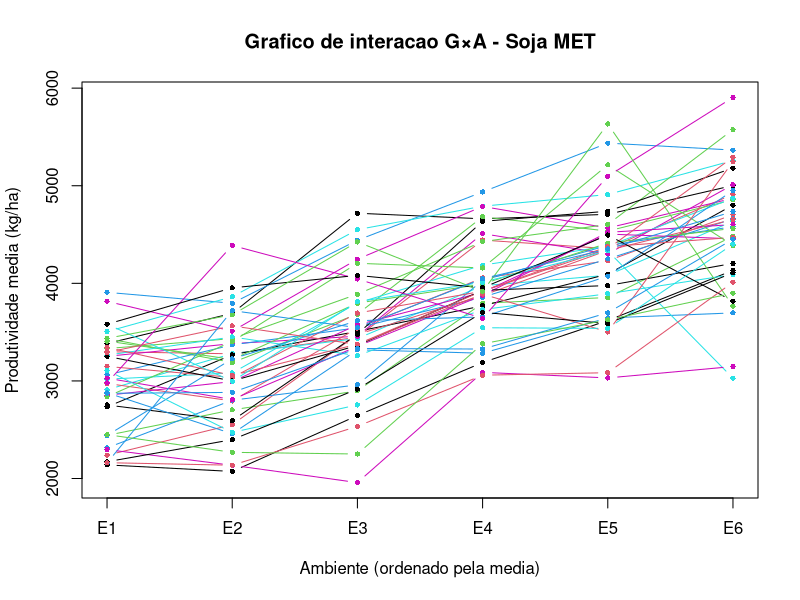

Recreate this plot in R.
# =============================================================================
# GMP0164 - Biometria da Interacao Genotipos x Ambientes
# Aula 2: ANOVA Conjunta e Componentes de Variancia em G×A
# Dados: soy_MET.txt - 40 genotipos x 6 ambientes x 3 blocos (DBC)
# Prof. Dr. Rafael Tassinari Resende
#
# Modelo assumido (Cruz, Regazzi e Carneiro, 2012 - caso c):
#   Ambientes (A)                          : FIXO
#   Genotipos (G), G×A, Blocos e Erro      : ALEATORIOS
#
# E(QM) sob esse modelo:
#   E(QM_Erro)   = s2
#   E(QM_GxA)    = s2 + K*l*s2_ga     onde l = J/(J-1)
#   E(QM_G)      = s2 + J*K*s2_g      [s2_ga NAO aparece aqui]
#   E(QM_B(A))   = s2 + I*s2_ba
#   E(QM_A)      = s2 + K*l*s2_ga + I*s2_ba + I*K*phi_a
#
# Testes F corretos:
#   F(G)   = QM_G   / QM_E      [denominador = QM_E, nao QM_GxA]
#   F(GxA) = QM_GxA / QM_E
#   F(A)   = QM_A   / QM_B(A)
# =============================================================================

dat <- read.table("soy_MET.txt", header = TRUE, sep = "\t") #mude o seu diretorio aqui.
dat$gen   <- factor(dat$gen)
dat$env   <- factor(dat$env)
dat$block <- factor(dat$block)

str(dat)
summary(dat)

# =============================================================================
# 1. TABELA DE MEDIAS E GRAFICO DE INTERACAO
# =============================================================================

# Matriz de medias genotipo x ambiente (media sobre os K blocos)
means_ge <- tapply(dat$y, list(dat$gen, dat$env), mean)

# Medias marginais por ambiente (ordenadas crescentemente)
cat("Medias por ambiente (kg/ha):\n")
print(round(sort(colMeans(means_ge)), 1))

# Top 10 genotipos pela media geral sobre todos os ambientes
cat("\nTop 10 genotipos pela media geral (kg/ha):\n")
geno_means <- sort(rowMeans(means_ge), decreasing = TRUE)
print(round(head(geno_means, 10), 1))

# Grafico de interacao: cada linha = um genotipo
# Ambientes ordenados pela media para facilitar leitura visual
# Linhas paralelas  -> interacao simples  (magnitude muda, ranking preservado)
# Cruzamento        -> interacao complexa (mudanca de ranking entre ambientes)
env_order <- order(colMeans(means_ge))

matplot(
  x    = seq_len(ncol(means_ge)),
  y    = t(means_ge[, env_order]),
  type = "b", pch = 16, lty = 1, cex = 0.7,
  xaxt = "n",
  xlab = "Ambiente (ordenado pela media)",
  ylab = "Produtividade media (kg/ha)",
  main = "Grafico de interacao G×A - Soja MET"
)
axis(1, at = seq_len(ncol(means_ge)),
     labels = colnames(means_ge)[env_order])

# =============================================================================
# 2. ANOVA CONJUNTA (DBC, ambientes fixos)
# =============================================================================

# O aov() calcula SQ corretamente para dados balanceados.
# Porem, seus testes F internos assumem modelo fixo.
# Os testes F corretos para o modelo misto (A fixo) sao calculados manualmente.

fit <- aov(y ~ env + env:block + gen + gen:env, data = dat)
tab <- anova(fit)

# Dimensoes do experimento
I <- nlevels(dat$gen)    # numero de genotipos
J <- nlevels(dat$env)    # numero de ambientes
K <- nlevels(dat$block)  # numero de blocos por ambiente
l <- J / (J - 1)         # coeficiente lambda (Cruz et al., 2012)

cat("\nGraus de liberdade:\n")
cat("  Ambiente       :", J - 1, "\n")
cat("  Bloco(Ambiente):", J * (K - 1), "\n")
cat("  Genotipo       :", I - 1, "\n")
cat("  G×A            :", (I - 1) * (J - 1), "\n")
cat("  Erro           :", J * (I - 1) * (K - 1), "\n")
cat("  Total          :", I * J * K - 1, "\n")

# Extrair quadrados medios
MS     <- setNames(tab[, "Mean Sq"], rownames(tab))
QM_E   <- as.numeric(MS["Residuals"])
QM_GxA <- as.numeric(MS["env:gen"])
QM_G   <- as.numeric(MS["gen"])
QM_BA  <- as.numeric(MS["env:block"])
QM_A   <- as.numeric(MS["env"])

# Graus de liberdade para os testes F
df_G   <- I - 1
df_GxA <- (I - 1) * (J - 1)
df_E   <- J * (I - 1) * (K - 1)
df_BA  <- J * (K - 1)
df_A   <- J - 1

# Estatisticas F e p-valores
F_G   <- QM_G   / QM_E
F_GxA <- QM_GxA / QM_E
F_A   <- QM_A   / QM_BA

p_G   <- pf(F_G,   df_G,   df_E,  lower.tail = FALSE)
p_GxA <- pf(F_GxA, df_GxA, df_E,  lower.tail = FALSE)
p_A   <- pf(F_A,   df_A,   df_BA, lower.tail = FALSE)

# Funcao auxiliar para formatar p-valores
fmt_p <- function(p) ifelse(p < 0.0001, "< 0.0001", sprintf("%.4f", p))

cat("\n--- ANOVA conjunta (modelo misto: A fixo) ---\n")
cat(sprintf("  %-15s | %4s | %12s | %8s | %s\n",
            "Fonte", "GL", "QM", "F", "p"))
cat(sprintf("  %-15s | %4d | %12.1f | %8.3f | %s\n",
            "Ambiente",  df_A,   QM_A,   F_A,   fmt_p(p_A)))
cat(sprintf("  %-15s | %4d | %12.1f | %8s | %s\n",
            "Bloco(Amb)", df_BA, QM_BA,  "---", "---"))
cat(sprintf("  %-15s | %4d | %12.1f | %8.3f | %s\n",
            "Genotipo",  df_G,   QM_G,   F_G,   fmt_p(p_G)))
cat(sprintf("  %-15s | %4d | %12.1f | %8.3f | %s\n",
            "G×A",       df_GxA, QM_GxA, F_GxA, fmt_p(p_GxA)))
cat(sprintf("  %-15s | %4d | %12.1f | %8s | %s\n",
            "Erro",      df_E,   QM_E,   "---", "---"))

# =============================================================================
# 3. COMPONENTES DE VARIANCIA (modelo misto, A fixo)
#    Metodo dos momentos - Cruz, Regazzi e Carneiro (2012), caso c
# =============================================================================

# Estimadores:
#   s2    = QM_E
#   s2_ga = (QM_GxA - QM_E) * (J-1) / (K*J)    [denominador = K*l = K*J/(J-1)]
#   s2_g  = (QM_G   - QM_E) / (J*K)             [sem s2_ga no numerador]
#   s2_ba = (QM_BA  - QM_E) / I

s2    <- QM_E
s2_ga <- (QM_GxA - QM_E) * (J - 1) / (K * J)
s2_g  <- (QM_G   - QM_E) / (J * K)
s2_ba <- (QM_BA  - QM_E) / I

vc <- c(s2_g = s2_g, s2_ga = s2_ga, s2_ba = s2_ba, s2 = s2)

cat("\nComponentes de variancia (metodo dos momentos, A fixo):\n")
print(round(vc, 1))

# Proporcoes relativas
# Valores negativos (possivel em amostras finitas) sao truncados em zero
# apenas para o calculo das proporcoes; os valores brutos sao mantidos acima.
vc_pos <- pmax(vc, 0)
sP2    <- sum(vc_pos)

cat("\nProporcao relativa (%):\n")
print(round(100 * vc_pos / sP2, 1))

# Comparacao didatica: efeito do modelo sobre s2_ga
# Sob ambientes fixos, denominador = K*l > K => s2_ga estimada e MENOR
# pois parte da variacao de G×A e absorvida pelos efeitos fixos de ambiente
cat(sprintf(
  "\nComparacao s2_ga: A fixo = %.1f | A aleatorio = %.1f\n",
  (QM_GxA - QM_E) * (J - 1) / (K * J),   # modelo misto (correto aqui)
  (QM_GxA - QM_E) / K                      # modelo totalmente aleatorio
))

# =============================================================================
# 4. CORRELACAO GENETICA HOMOGENEA ENTRE AMBIENTES
# =============================================================================

# Sob o modelo aleatorio independente:
#   u_ij = g_i + (ga)_ij  (valor genetico especifico do ambiente j)
#   Var(u_ij)          = s2_g + s2_ga
#   Cov(u_ij, u_ij')   = s2_g        (j != j')
#
# => rg = s2_g / (s2_g + s2_ga)
#
# rg -> 1: ranking estavel entre ambientes -> adaptacao ampla viavel
# rg -> 0: ranking instavel               -> recomendacao regionalizada necessaria

rg <- vc_pos["s2_g"] / (vc_pos["s2_g"] + vc_pos["s2_ga"])

cat("\nCorrelacao genetica homogenea entre ambientes (rg):", round(rg, 3), "\n")
cat("Razao s2_ga / s2_g (indice de complexidade G×A)  :",
    round(vc_pos["s2_ga"] / vc_pos["s2_g"], 3), "\n")

# =============================================================================
# 5. CORRELACOES PAR A PAR ENTRE AMBIENTES
# =============================================================================

# r_jj' = correlacao de Pearson entre medias dos genotipos em j e j'
# Essa correlacao e usada diretamente na decomposicao S + C (Secao 6)
# e permite identificar pares de ambientes concordantes ou discordantes
# quanto ao ranking de genotipos.

r_pairwise <- cor(means_ge, method = "pearson")

cat("\nMatriz de correlacoes de Pearson entre ambientes:\n")
print(round(r_pairwise, 3))

# =============================================================================
# 6. DECOMPOSICAO DA G×A EM PARTES SIMPLES (S) E COMPLEXA (C)
#    Robertson (1959); Cruz e Castoldi (1991)
#
# Para cada par de ambientes (j, j'):
#   QMGxA_jj' = S + C
#   S  = (1/2) * (sqrt(Q1) - sqrt(Q2))^2
#   C  = sqrt[(1 - r)^3 * Q1 * Q2]       <- Cruz e Castoldi (1991)
#
# onde:
#   Q_j = QM entre genotipos na ANOVA individual do ambiente j
#   r   = correlacao de Pearson entre medias dos genotipos em j e j'
#
# S reflete diferenca de magnitude (ranking preservado)
# C reflete mudanca de ranking (%C > 100% indica r < 0)
# =============================================================================

# 6a. QM entre genotipos por ambiente (ANOVA individual)
Q      <- numeric(J)
names(Q) <- colnames(means_ge)

for (j in colnames(means_ge)) {
  dj    <- dat[dat$env == j, ]
  fit_j <- aov(y ~ block + gen, data = dj)
  Q[j]  <- anova(fit_j)["gen", "Mean Sq"]
}

cat("\nQM entre genotipos por ambiente (Q_j):\n")
print(round(Q, 1))

# 6b. Matrizes S, C e %C para todos os pares de ambientes
envs      <- colnames(means_ge)
mat_S     <- matrix(NA, J, J, dimnames = list(envs, envs))
mat_C     <- matrix(NA, J, J, dimnames = list(envs, envs))
mat_pC    <- matrix(NA, J, J, dimnames = list(envs, envs))
mat_QMGxA <- matrix(NA, J, J, dimnames = list(envs, envs))

for (j1 in 1:(J - 1)) {
  for (j2 in (j1 + 1):J) {
    e1 <- envs[j1];  e2 <- envs[j2]
    Q1 <- Q[e1];     Q2 <- Q[e2]
    r  <- r_pairwise[e1, e2]

    S         <- 0.5 * (sqrt(Q1) - sqrt(Q2))^2
    C         <- sqrt((1 - r)^3 * Q1 * Q2)
    QMGxA_par <- S + C

    mat_S[e1, e2]     <- S
    mat_C[e1, e2]     <- C
    mat_pC[e1, e2]    <- 100 * C / QMGxA_par
    mat_QMGxA[e1, e2] <- QMGxA_par
  }
}

cat("\nQM da G×A por par de ambientes (S + C):\n")
print(round(mat_QMGxA, 1))

cat("\nParte simples (S):\n")
print(round(mat_S, 1))

cat("\nParte complexa (C) - Cruz e Castoldi (1991):\n")
print(round(mat_C, 1))

cat("\n%C (proporcao complexa):\n")
print(round(mat_pC, 1))
cat("Nota: %C > 100% indica correlacao negativa entre os dois ambientes.\n")

# =============================================================================
# 7. ESTRATIFICACAO DE AMBIENTES - TESTES F PAR A PAR
#
# Para cada par (j, j'), testa se a G×A entre esses dois ambientes
# e significativa (Cruz et al., 2012):
#
#   theta_jj' = (1/2)*[sum_i(yb_ij - yb_ij')^2 - (T_j - T_j')^2 / I]
#   F_jj'     = [theta_jj' / (I-1)] / (QM_E / K)
#   GL        = (I-1) e J*(I-1)*(K-1)
#
# Pares nao significativos -> G×A nao detectada -> candidatos ao mesmo
# grupo de recomendacao (estratificacao ambiental; detalhado na Aula 12).
# =============================================================================

mat_F <- matrix(NA, J, J, dimnames = list(envs, envs))
mat_p <- matrix(NA, J, J, dimnames = list(envs, envs))

for (j1 in 1:(J - 1)) {
  for (j2 in (j1 + 1):J) {
    e1 <- envs[j1];  e2 <- envs[j2]
    y1 <- means_ge[, e1]
    y2 <- means_ge[, e2]
    T1 <- sum(y1);   T2 <- sum(y2)

    theta  <- 0.5 * (sum((y1 - y2)^2) - (T1 - T2)^2 / I)
    QM_par <- theta / (I - 1)
    F_par  <- QM_par / (QM_E / K)
    p_par  <- pf(F_par, I - 1, df_E, lower.tail = FALSE)

    mat_F[e1, e2] <- F_par
    mat_p[e1, e2] <- p_par
  }
}

cat("\nTeste F par a par entre ambientes:\n")
print(round(mat_F, 3))

cat("\nValores-p (teste F par a par):\n")
# Formatar p-valores: exibir "< 0.0001" quando muito pequeno
mat_p_fmt <- matrix(
  ifelse(is.na(mat_p), "---",
         ifelse(mat_p < 0.0001, "< 0.0001", sprintf("%.4f", mat_p))),
  nrow = J, dimnames = list(envs, envs)
)
print(mat_p_fmt, quote = FALSE)

cat("\nPares com G×A nao significativa (p > 0.05):\n")
nenhum <- TRUE
for (j1 in 1:(J - 1)) {
  for (j2 in (j1 + 1):J) {
    e1 <- envs[j1];  e2 <- envs[j2]
    if (!is.na(mat_p[e1, e2]) && mat_p[e1, e2] > 0.05) {
      cat(sprintf("  %s x %s : F = %.3f, p = %s\n",
                  e1, e2, mat_F[e1, e2], fmt_p(mat_p[e1, e2])))
      nenhum <- FALSE
    }
  }
}
if (nenhum) cat("  Nenhum par nao significativo encontrado (p > 0.05).\n")

# =============================================================================
# 8. HERDABILIDADE E IMPLICACOES NOS GANHOS DE SELECAO
#
# Herdabilidade para a media na rede MET (J ambientes, K blocos):
#   h2_MET = s2_g / (s2_g + s2_ga/J + s2/(J*K))
#
# Herdabilidade para a media em ambiente unico j (K blocos):
#   h2_j = (s2_g + s2_ga) / (s2_g + s2_ga + s2/K)
#
# ATENCAO: h2_MET e h2_j medem coisas distintas.
#   h2_MET mede a precisao da media sobre a rede -> base para DG_MET
#   h2_j   mede a precisao no ambiente j         -> base para DG_j e RC
#
# Ganho de selecao direto na rede (ganho genetico geral):
#   DG_MET = i * h_MET * sqrt(s2_g)         [unidade: kg/ha]
#
# Ganho de selecao em ambiente unico j (ganho no proprio ambiente):
#   DG_j   = i * h_j * sqrt(s2_g + s2_ga)   [unidade: kg/ha]
#
# DG_MET e DG_j NAO sao diretamente comparaveis:
#   DG_MET = ganho esperado em s2_g (parte estavel entre ambientes)
#   DG_j   = ganho esperado em s2_g + s2_ga (inclui parte especifica do ambiente)
#   DG_j > DG_MET nao significa que selecionar em 1 ambiente e melhor;
#   significa que o ganho e maior naquele ambiente especifico, mas pode
#   nao se repetir em outros ambientes.
#
# Resposta correlacionada (selecao em j, ganho esperado em j'):
#   RC(j'|j) = i * rg * h_j * sqrt(s2_g + s2_ga)
#
# Eficiencia relativa da selecao indireta vs. direta em j'
# (assumindo ambientes com mesma precisao, h_j = h_j'):
#   ER(j->j') = rg
#   ER < 1 sempre que rg < 1: selecionar em 1 ambiente e menos eficiente
#   para ganho em outro ambiente do que selecionar diretamente nele.
# =============================================================================

s2_g_pos  <- vc_pos["s2_g"]
s2_ga_pos <- vc_pos["s2_ga"]
s2_pos    <- vc_pos["s2"]

# Herdabilidades
h2_MET <- s2_g_pos / (s2_g_pos + s2_ga_pos / J + s2_pos / (J * K))
h2_j   <- (s2_g_pos + s2_ga_pos) / (s2_g_pos + s2_ga_pos + s2_pos / K)
h_MET  <- sqrt(h2_MET)
h_j    <- sqrt(h2_j)

cat("\n--- Herdabilidade ---\n")
cat(sprintf("  h2 na rede MET (J=%d ambientes, K=%d blocos) : %.3f\n", J, K, h2_MET))
cat(sprintf("  h2 em ambiente unico (K=%d blocos)           : %.3f\n", K, h2_j))
cat("  Nota: h2_MET e h2_j medem precisoes distintas (ver comentario acima).\n")

# Ganhos de selecao (i = 1 unidade padrao, para fins didaticos)
i_sel  <- 1
DG_MET <- i_sel * h_MET * sqrt(s2_g_pos)
DG_j   <- i_sel * h_j   * sqrt(s2_g_pos + s2_ga_pos)

cat("\n--- Ganho de selecao (i = 1 unidade padrao) ---\n")
cat(sprintf("  DG_MET: ganho genetico geral (rede)     = %.1f kg/ha\n", DG_MET))
cat(sprintf("  DG_j  : ganho no ambiente j             = %.1f kg/ha\n", DG_j))
cat("  DG_j > DG_MET reflete a inclusao de s2_ga em DG_j,\n")
cat("  nao que selecionar em 1 ambiente seja mais eficiente para a rede.\n")

# Resposta correlacionada
RC <- i_sel * rg * h_j * sqrt(s2_g_pos + s2_ga_pos)

cat("\n--- Resposta correlacionada (selecao em j, ganho em j') ---\n")
cat(sprintf("  RC(j'|j) = rg * h_j * sqrt(s2_g + s2_ga) = %.1f kg/ha\n", RC))

# Eficiencia relativa (h_j = h_j' assumido)
ER <- as.numeric(rg)
cat(sprintf("  ER(j->j') = rg = %.3f\n", ER))
cat(sprintf("  Interpretacao: para cada 1 kg/ha de ganho direto em j',\n"))
cat(sprintf("  a selecao indireta via j rende apenas %.3f kg/ha.\n", ER))
cat("  Quanto menor rg, menos eficiente e a selecao em ambiente unico\n")
cat("  para ganhos consistentes em toda a rede.\n")

# =============================================================================
# 9. RESUMO FINAL
# =============================================================================

cat("\n=============================================================\n")
cat("RESUMO FINAL\n")
cat("=============================================================\n")
cat(sprintf("Genotipos (I): %d | Ambientes (J): %d | Blocos (K): %d\n", I, J, K))
cat(sprintf("Teste F para G×A : F = %.2f, p = %s\n", F_GxA, fmt_p(p_GxA)))
cat(sprintf("Teste F para G   : F = %.2f, p = %s\n", F_G,   fmt_p(p_G)))
cat(sprintf("Componentes      : s2_g = %.1f | s2_ga = %.1f | s2 = %.1f\n",
            vc["s2_g"], vc["s2_ga"], vc["s2"]))
cat(sprintf("Correlacao genetica homogenea : rg     = %.3f\n", rg))
cat(sprintf("Herdabilidade na rede         : h2_MET = %.3f\n", h2_MET))
cat(sprintf("Herdabilidade por ambiente    : h2_j   = %.3f\n", h2_j))
cat(sprintf("Ganho genetico geral (i=1)    : DG_MET = %.1f kg/ha\n", DG_MET))
cat(sprintf("Resposta correlacionada (i=1) : RC     = %.1f kg/ha\n", RC))
cat("=============================================================\n")





# =============================================================================
# NOTA 1 - h2_MET vs h2_j
# Neste conjunto de dados, h2_MET (0.894) e h2_j (0.895) sao numericamente
# quase identicos. Isso ocorre por coincidencia dos valores estimados:
# s2_ga/J e s2/(J*K) sao aproximadamente iguais neste dataset, fazendo os
# denominadores das duas expressoes convergirem. Isso NAO significa que as
# formulas sao equivalentes. Em geral, h2_MET < h2_j, pois a media na rede
# diluiu s2_ga pelo fator J. Nao generalize esse resultado para outros datasets.
# =============================================================================

# =============================================================================
# NOTA 2 - %C elevado em todos os pares (87-100%)
# A decomposicao S + C revelou que a G×A nessa rede e predominantemente
# complexa em praticamente todos os pares de ambientes. Isso e coerente com
# rg = 0.654 (moderado) e com todos os testes F par a par sendo significativos.
# Do ponto de vista do melhoramento, isso indica que o ranking dos genotipos
# muda substancialmente entre os ambientes do Cerrado avaliados, tornando
# a recomendacao unica (adaptacao ampla) uma estrategia de risco. A
# regionalizacao da recomendacao e, portanto, justificada por esses dados.
# =============================================================================
